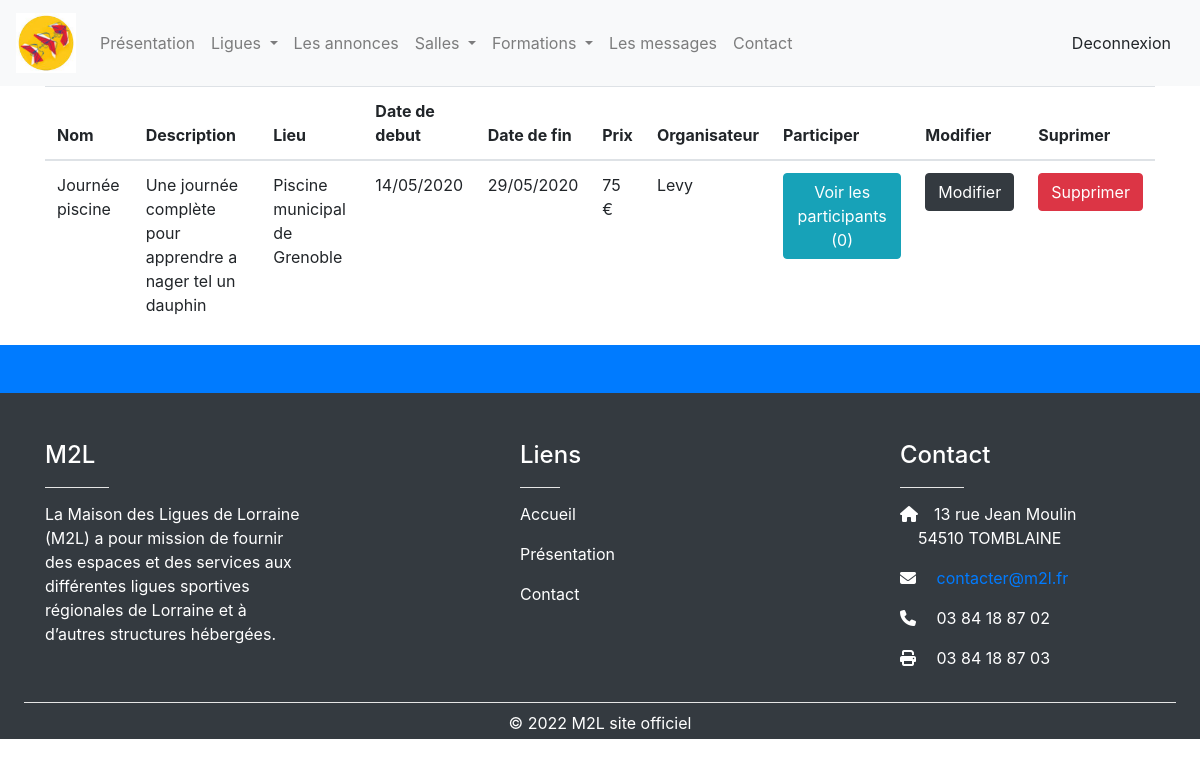
Page /usform.php (signed in) on the committed database.
### tables this page shows
CREATE TABLE `formation` (
  `id_formation` int(250) NOT NULL,
  `nom_formation` text NOT NULL,
  `description_formation` text NOT NULL,
  `lieu_formation` text NOT NULL,
  `datdebu_formation` date NOT NULL,
  `datdefin_formation` date NOT NULL,
  `prix_formation` float NOT NULL,
  `id_org_formation` int(11) NOT NULL
);

CREATE TABLE `organisateur` (
  `id_organisateur` int(11) NOT NULL,
  `nom_organisateur` varchar(250) NOT NULL,
  `mail_organisateur` text NOT NULL,
  `mdp_organisateur` varchar(250) NOT NULL,
  `rec` varchar(250) DEFAULT NULL,
  `tel_organisateur` text NOT NULL
);

### usform.php (the view, shortened to what this page needs)
 <?php
include 'inc/header.php';
include 'bdd.php';
$z = $_SESSION['stat'];
$id = $z['id_organisateur'];
if(isset($_GET['cons']))
{
$idc = $_GET['cons'];
var_dump($idc);
header("location:usfor.php?cons=$idc");
}
elseif (isset($_GET['mod'])) {
$idm = $_GET['mod'];
var_dump($idc);
header("location:usfor.php?mod=$idm");
}
else{
	?>
<div class="container">
	<table class="table">
	  	<thead>
	    	<tr>
		      <th scope="col">Nom</th>
		      <th scope="col">Description</th>
		      <th scope="col">Lieu</th>
		      <th scope="col">Date de debut</th>
		      <th scope="col">Date de fin</th>
		      <th scope="col">Prix</th>
		      <th scope="col">Organisateur</th>
			  <th scope="col" >Participer</th>
			  <th scope="col" >Modifier</th>
			  <th>Suprimer</th>
	    	</tr>
	  	</thead>
	  	<tbody>
	  		<?php
	  		$query = "SELECT id_formation,nom_formation,description_formation,prix_formation,lieu_formation,DATE_FORMAT(datdebu_formation, '%d/%m/%Y') as datdebu,DATE_FORMAT(datdefin_formation, '%d/%m/%Y') as datdefin,formation.id_org_formation,organisateur.nom_organisateur FROM formation,organisateur  where  formation.id_org_formation = organisateur.id_organisateur AND id_org_formation = $id ORDER BY id_formation DESC ";
	  		 foreach  ($dbh->query($query) as $ligne) {
	  		 	$id = $ligne["id_formation"];
	  		 		$c="SELECT count(*) FROM participants where id_formation = $id";
	  		 		$cc = $dbh->query($c)->fetchColumn();
			    						?>
	    	<tr>
		      <td><?php echo $ligne["nom_formation"]; ?></td>
		      <td><?php echo $ligne["description_formation"]; ?></td>
		      <td><?php echo $ligne["lieu_formation"]; ?></td>
		      <td><?php echo $ligne["datdebu"]; ?></td>
		      <td><?php echo $ligne["datdefin"]; ?></td>
		      <td><?php echo $ligne["prix_formation"]; ?> €</td>
		      <td><?php echo $ligne["nom_organisateur"]; ?></td>
			  <td><a class="btn btn-info" href="usfor.php?cons=<?php echo $id; ?>">Voir les participants (<?php echo $cc; ?>)</a></td>
			  <td><a class="btn btn-dark" href="usfor.php?mod=<?php echo $id; ?>">Modifier</a></td>
			  <td><a class="btn btn-danger" href="usform.php?sup=<?php echo $id; ?>">Supprimer</a></td>
	    	</tr>
	    <?php }
	    ?>
		</tbody>
	</table>
</div>
<?php
}
include 'inc/footer.php';
?>

### css/connection.css (style rules this page uses)
:root { --input-padding-x: 1.5rem; --input-padding-y: .75rem; }

### rows in the picture
formation: nom_formation "Journée piscine", description_formation "Une journée complète pour apprendre a nager tel un dauphin", lieu_formation "Piscine municipal de Grenoble", datdebu "14/05/2020", datdefin "29/05/2020", prix_formation "75", organisateur.nom_organisateur "Levy", cc "0"
